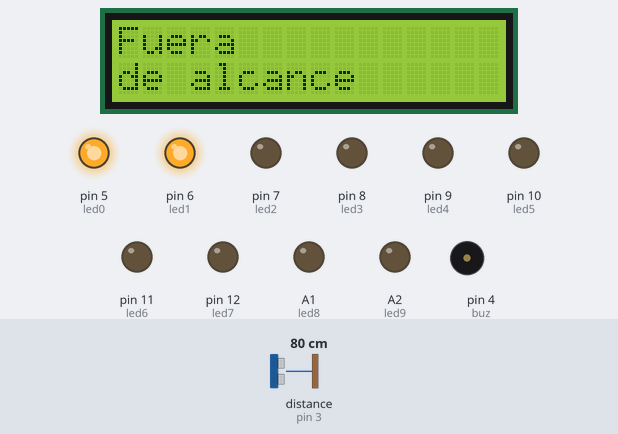
Bench run of a sketch on a simulated Arduino Uno, built with avr-gcc and run on an emulated ATmega328P. Shown: 16×2 character LCD, output pins drawn as LEDs (lit = HIGH), buzzer (waves = sounding). Wiring (inferred from the names in the program): ultrasonic range finder: trigger pin 2; echo pin 3. Inputs (shaded band) come from the test bench; at power-on: distance to the obstacle (sensor on pin 3) 80 cm. The echo pulse lasts 58.3 µs per cm; pins used as bus, display or sensor lines are not drawn; what the sketch prints to the serial monitor is not drawn.

Above: at 1.2 s.
1.3 s: distance to the obstacle (sensor on pin 3) set to 50 cm
2.8 s: distance to the obstacle (sensor on pin 3) set to 41 cm
At 3.4 s:
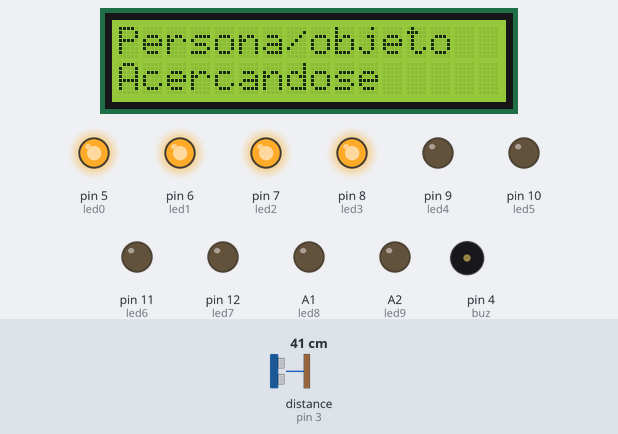
4.3 s: distance to the obstacle (sensor on pin 3) set to 33 cm
5.8 s: distance to the obstacle (sensor on pin 3) set to 27 cm
At 6.05 s:
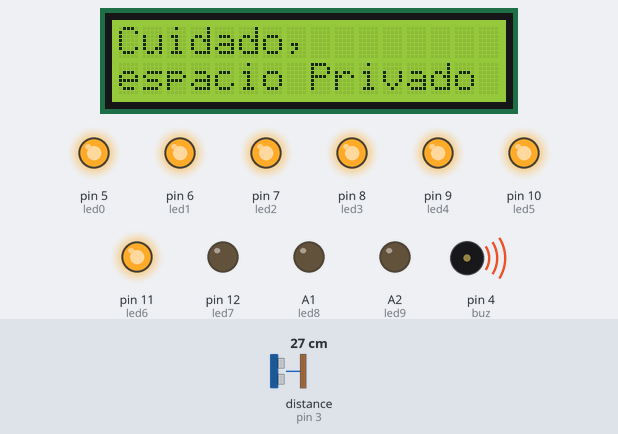
7.6 s: distance to the obstacle (sensor on pin 3) set to 17 cm
9.1 s: distance to the obstacle (sensor on pin 3) set to 13 cm
At 9.38 s:
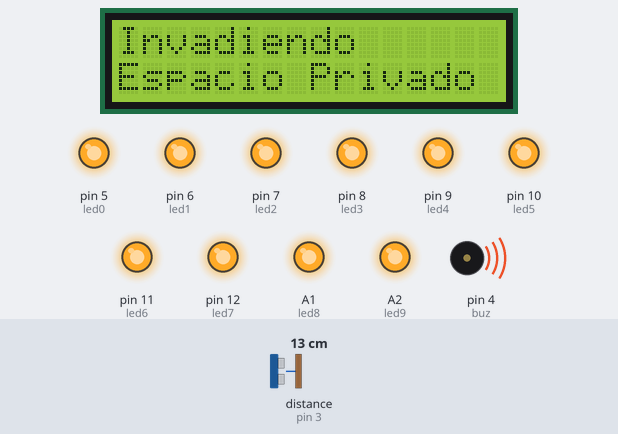
Timing chart, 0 to 11.9 s (numbered marks = the images above; inputs shaded):
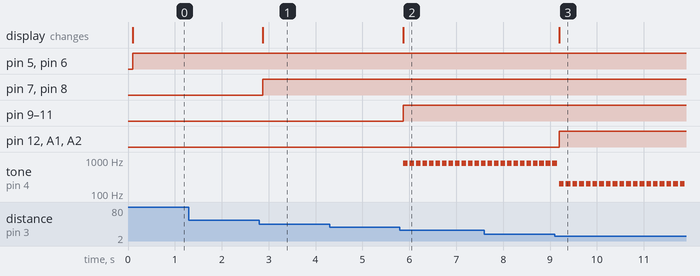

The sketch:

ALARMA_DE_DISTANCIA.ino
```cpp
/*
  FUNDACION KINAL
  CENTRO: EDUCATIVO TECNICO LABORAL KINAL
  PERITO EN ELECTRONICA
  QUINTO PERITO
  SECCION: A
  CURSO: TALLER DE ELECTRONICA DIGITAL Y REPARACION DE COMPUTADORAS
  ALUMNOS: Guillermo Antonio Franco Longo
  CARNETS: 2022357
  proyecto: ALARMA DE DISTANCIA
*/

#include <Wire.h>
#include <LiquidCrystal_I2C.h>
#define trig 2
#define echo 3
#define buz  4
#define led0 5
#define led1 6
#define led2 7
#define led3 8
#define led4 9
#define led5 10
#define led6 11
#define led7 12
#define led8 A1
#define led9 A2

int distancia;

int medicion();


LiquidCrystal_I2C lcdFranco(0x27, 16, 2);

void setup() {
  Serial.begin(9600);
  lcdFranco.init();
  lcdFranco.backlight();
  pinMode(led0, OUTPUT);
  pinMode(led1, OUTPUT);
  pinMode(led2, OUTPUT);
  pinMode(led3, OUTPUT);
  pinMode(led4, OUTPUT);
  pinMode(led5, OUTPUT);
  pinMode(led6, OUTPUT);
  pinMode(led7, OUTPUT);
  pinMode(led8, OUTPUT);
  pinMode(led9, OUTPUT);
  pinMode(buz, OUTPUT);
  pinMode(trig, OUTPUT);
  pinMode(echo, INPUT);
  digitalWrite(trig, LOW);

}

void loop() {
  distancia = medicion();
  if (distancia > 45) {
    lcdFranco.setCursor(0, 0);
    lcdFranco.print("Fuera                 ");
    lcdFranco.setCursor(0, 1);
    lcdFranco.print("de alcance    ");
    digitalWrite(led0, HIGH);
    digitalWrite(led1, HIGH);
    digitalWrite(led2, LOW);
    digitalWrite(led3, LOW);
    digitalWrite(led4, LOW);
    digitalWrite(led5, LOW);
    digitalWrite(led6, LOW);
    digitalWrite(led7, LOW);
    digitalWrite(led8, LOW);
    digitalWrite(led9, LOW);

  }

  if (distancia >= 30 && distancia < 45) {
    lcdFranco.setCursor(0, 0);
    lcdFranco.print("Persona/objeto      ");
    lcdFranco.setCursor(0, 1);
    lcdFranco.print("Acercandose         ");
    digitalWrite(led0, HIGH);
    digitalWrite(led1, HIGH);
    digitalWrite(led2, HIGH);
    digitalWrite(led3, HIGH);
    digitalWrite(led4, LOW);
    digitalWrite(led5, LOW);
    digitalWrite(led6, LOW);
    digitalWrite(led7, LOW);
    digitalWrite(led8, LOW);
    digitalWrite(led9, LOW);
  }

  if (distancia >= 15 && distancia < 30) {

    lcdFranco.setCursor(0, 0);
    lcdFranco.print("Cuidado,           ");
    lcdFranco.setCursor(0, 1);
    lcdFranco.print("espacio Privado    ");
    digitalWrite(led0, HIGH);
    digitalWrite(led1, HIGH);
    digitalWrite(led2, HIGH);
    digitalWrite(led3, HIGH);
    digitalWrite(led4, HIGH);
    digitalWrite(led5, HIGH);
    digitalWrite(led6, HIGH);
    digitalWrite(led7, LOW);
    digitalWrite(led8, LOW);
    digitalWrite(led9, LOW);
    tone(buz, 800, 5000);
    delay(100);
    noTone(buz);
  }

  if (distancia >= 5 && distancia < 15) {
    lcdFranco.setCursor(0, 0);
    lcdFranco.print("Invadiendo            ");
    lcdFranco.setCursor(0, 1);
    lcdFranco.print("Espacio Privado       ");
    digitalWrite(led0, HIGH);
    digitalWrite(led1, HIGH);
    digitalWrite(led2, HIGH);
    digitalWrite(led3, HIGH);
    digitalWrite(led4, HIGH);
    digitalWrite(led5, HIGH);
    digitalWrite(led6, HIGH);
    digitalWrite(led7, HIGH);
    digitalWrite(led8, HIGH);
    digitalWrite(led9, HIGH);
    tone(buz, 200, 10000);
    delay(100);
    noTone(buz);
  }
}

int medicion() {
  long t;
  long d;
  digitalWrite(trig, HIGH);
  delayMicroseconds(10);
  digitalWrite(trig, LOW);

  t = pulseIn(echo, HIGH);
  d = t / 58;
  Serial.println(d);
  return d;
}
```

Measured:
- the behaviour switches between 46 and 45 cm on distance to the obstacle (sensor on pin 3) (found by bisection; images 0 and 1)
- the behaviour switches between 31 and 30 cm on distance to the obstacle (sensor on pin 3) (found by bisection; images 1 and 2)
- the behaviour switches between 16 and 15 cm on distance to the obstacle (sensor on pin 3) (found by bisection; images 2 and 3)
- after the input at 1.3 s, every drawn part: stays the same
- after the input at 2.8 s, pin 7 (led2), pin 8 (led3): LOW → HIGH after 0.07 s; the display: changes after 0.07 s (image 1)
- after the input at 4.3 s, every drawn part: stays the same
- after the input at 5.8 s, pin 9 (led4), pin 10 (led5), pin 11 (led6): LOW → HIGH after 0.07 s; tone on pin 4 (buz): alternates 800 Hz for 0.10 s and silent for 0.04 s, starting after 0.07 s; the display: changes after 0.07 s (image 2)
- after the input at 9.1 s, pin 12 (led7), A1 (led8), A2 (led9): LOW → HIGH after 0.10 s; the display: changes after 0.10 s (image 3)
